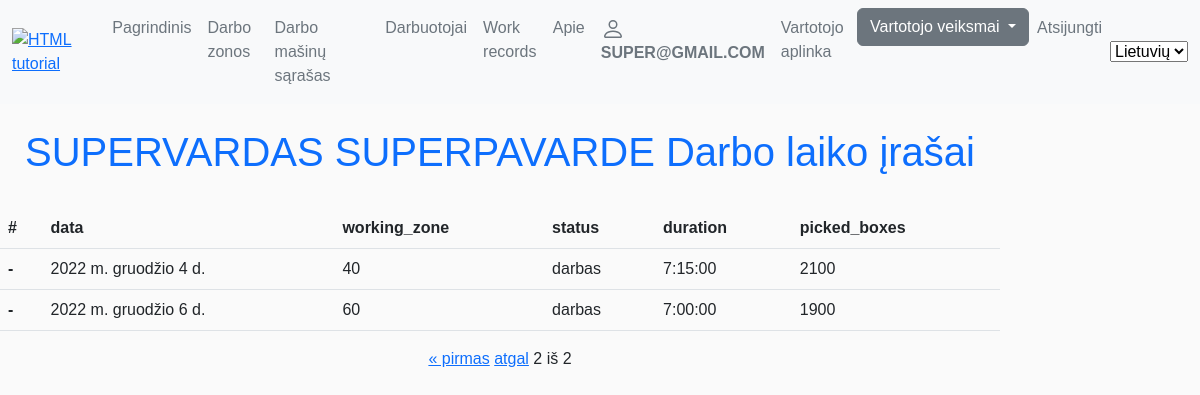
The app's page /lm/my_working_records/?page=2 (signed in) with its own data.
### lm/models.py (models this page shows, shortened)
class MyUser(AbstractBaseUser):
    email = models.EmailField(
        verbose_name='email address',
        max_length=255,
        unique=True,
    )
    date_of_birth = models.DateField(null=True, blank=True,)
    is_active = models.BooleanField(default=True)
    is_admin = models.BooleanField(default=False)
    objects = MyUserManager()
    USERNAME_FIELD = 'email'
    picker_code = models.CharField(_('Piker code'),help_text='rinkejo_kodas', max_length=3, unique=True)
    first_name = models.CharField(_('First name'),help_text='Vardas', max_length=80)
    last_name = models.CharField(_('Last name'),help_text='Pavardė', max_length=80)
    working_zone = models.ForeignKey('Darbo_zona_sandelyje',null=True, on_delete=models.SET_NULL)
    working_department_choices = (
        ('Vilniaus apsk', 'Vilniaus apsk'),
        ('Vilniaus regioninis sandėlys', 'Vilniaus regioninis sandėlys'),
        ('Kauno apsk', 'Kauno apsk'),
        ('Kauno regioninis sandėlys', 'Kauno regioninis sandėlys'),
        ('Klaipėdos apsk', 'Klaipėdos apsk'),
    )
    working_department = models.CharField(_('Working disctric or logistic warehouse'),max_length=80, choices=working_department_choices, default='Kauno regioninis sandėlys',
                                help_text='Kurioje (-iame) apskrityje/logistikos sandėlyje dirbate', blank=True)
    position_choices = (
        ('grupes vadovas','grupes vadovas'),
        ('grupes vadovo asistentas', 'grupes vadovo asistentas'),
        ('grupes vadovo asistentas', 'grupes vadovo asistentas'),
        ('prekiu komplektuotojas', 'prekiu komplektuotojas'))
    position = models.CharField(_('Working position'),max_length=80, choices=position_choices, default='prekiu komplektuotojas', help_text='Darbuotojo pareigos',blank=True)
    photo = models.ImageField(help_text='Darbuotojo foto arba avataras', upload_to='profile_pics', null=True, blank=True, default='default.png')
    working_since = models.DateField(_('Working since'),help_text='Darbo pradžia LIDL imoneje', null=True, blank=True)
    class Meta:
        ordering = ['last_name', 'first_name']
        verbose_name = _("Worker")
        verbose_name_plural = _("Workers")

class Darbo_laiko_irasai(models.Model):
    data = models.DateField(_('Date of working record'), help_text='kada dirbta', null=True, blank=True)
    working_zone = models.ForeignKey('Darbo_zona_sandelyje', max_length=80, null=True, on_delete=models.SET_NULL)
    darbuotojas = models.ForeignKey('MyUser',max_length=100, null=True, on_delete=models.SET_NULL)
    work_status = (
        ('darbas','darbas'),
        ('pertrauka','pertrauka'),
        ('pietu pertrauka','pietu pertrauka'))
    status = models.CharField(_('Type of working record'), help_text='Darbo grafiko laiko tipas', max_length=40, choices= work_status, default='darbas', blank=True)
    duration = models.CharField(_('Duration'), help_text='darbo iraso trukme', null=True, blank=True, default=dt.timedelta(hours=7), max_length=20)
    picked_boxes = models.IntegerField(_('Picked boxes per duration'), help_text='Surinkta deziu per irasa', null=True, blank=True,default='0')
    class Meta:
        ordering = ['data']
        verbose_name = _("Working record")
        verbose_name_plural = _("Working records")

class Darbo_zona_sandelyje (models.Model):
    zone_choices = (
        ('20','20 - HR'),
        ('40','40 - MOPRO'),
        ('41', '41 - Pienas'),
        ('60', '60 - TIKO'),
        ('61', '61 - BakeOff'),
        ('70', '70 - Fruits'),
        ('50', '50 - Mėsa'),
        ('90', '90 - NonFood')
        )
    zone_code = models.CharField(_('Working zone code'), max_length=80, choices=zone_choices, default='40', help_text='Darbo zona sandėlyje',
    blank=True, unique=True)
    zone_description=models.CharField(_('Description'), max_length=80, help_text='Zonos aprasymas pvz 60-Tiko')
    class Meta:
        ordering = ['zone_code']
        verbose_name = _("Working zone")
        verbose_name_plural = _("Working zones")
    def __str__(self):
        return f'{self.zone_code}'

### lm/views.py (the view)
# urls.py: path('my_working_records/', views.WorkersWorkingRecordsListView.as_view(), name='my_working_records'),
class WorkersWorkingRecordsListView(LoginRequiredMixin, generic.ListView):
    model = Darbo_laiko_irasai
    template_name = 'lm/worker_working_records.html'
    context_object_name = 'my_working_records'
    paginate_by = 2
    def get_queryset(self):
        return Darbo_laiko_irasai.objects.filter(darbuotojas=self.request.user).order_by('data')

### lm/templates/lm/worker_working_records.html (shortened to what this page needs)
{% extends 'base.html' %}
{% load i18n %}
{% load static %}
{% block content %}
<h1 class="p-4 text-primary d-flex justify-content-center">{{user.first_name.upper }} {{user.last_name.upper }} {% trans "Working records" %} </h1>
{% if my_working_records %}
<table class="table">
  <thead>
    <tr>
      <th scope="col">#</th>
      <th scope="col">data</th>
      <th scope="col">working_zone</th>
      <th scope="col">status</th>
      <th scope="col">duration</th>
      <th scope="col">picked_boxes</th>
    </tr>
  </thead>
   {% for record in my_working_records %}
  <tbody>
    <tr>
      <th scope="row">-</th>
      <td>{{record.data}}</td>
      <td>{{record.working_zone}}</td>
      <td>{{record.status}}</td>
      <td>{{record.duration}}</td>
      <td>{{record.picked_boxes}}</td>
    </tr>
  </tbody>
   {% endfor %}
</table>
<div class="pagination d-flex justify-content-center">
       <span class="step-links">
           {% if page_obj.has_previous %}
           <a href="?page=1">&laquo; pirmas</a>
           <a href="?page={{ page_obj.previous_page_number }}">atgal</a>
           {% endif %}
           <span class="current">
               {{page_obj.number}} iš {{page_obj.paginator.num_pages}}
           </span>
       </span>
   </div>
{% else %}
<p>Šiuo metu neradome Jūsų darbo įrašų.</p>
{% endif %}
{% endblock %}

### templates/base.html (shortened to what this page needs)
<!DOCTYPE html>
<html lang="en">
<head>
    <link href="https://cdn.jsdelivr.net/npm/bootstrap@5.2.2/dist/css/bootstrap.min.css" rel="stylesheet">
    {% load static %}
{% load i18n %}
    <link rel="stylesheet" href="{% static 'app.css' %}">
</head>
 <body>
<nav class="navbar navbar-expand-lg bg-light">
    <div class="container-fluid">
        <a href="{% url 'index' %}"><img src="/static/logo.png" alt="HTML tutorial" style="width: 15vh;height: auto;"></a>
        <div class="collapse navbar-collapse d-flex justify-content-end" id="navbarSupportedContent">
            <ul class="navbar-nav me-auto mb-2 mb-lg-0">
                <li>
                    <a class="nav-link text-secondary" href="{% url 'index' %}">{% trans "Home" %}</a>
                </li>
                <li class="nav-item">
                    <a class="nav-link text-secondary" aria-current="page" href="{% url 'working_zones' %}">{% trans "Working Zones" %}</a>
                </li>
                <li class="nav-item">
                    <a class="nav-link text-secondary" href="{% url 'working_machines_list' %}">{% trans "Working machines list" %}</a>
                </li>
                <li class="nav-item">
                    <a class="nav-link text-secondary" href="{% url 'workers' %}">{% trans "Workers" %}</a>
                </li>
                  <li class="nav-item">
                    <a class="nav-link text-secondary" href="{% url 'work_records' %}">{% trans "Work records" %}</a>
                </li>
                <li class="nav-item">
                    <a class="nav-link text-secondary" href="{% url 'about' %}">{% trans "About" %}</a>
                <li>
                {% if user.is_authenticated %}
                <li class="nav-item">
                    <a class="nav-link text-secondary" href="{% url 'profile' %}">
                         <strong>{{user.get_username.upper}}</strong></a></li>
                <li class="nav-item">
                    <a class="nav-link text-secondary" href="{% url 'dashboard' %}">{% trans "Dashboard" %}</a>
                </li>
   <li>
     <div class="dropdown">
         <button class="btn btn-secondary dropdown-toggle" type="button" id="dropdownMenuButton1" data-bs-toggle="dropdown" aria-expanded="false">
          {% trans "User actions" %}
         </button>
     </div>
   </li>
                <li class="nav-item">
                    <a class="nav-link text-secondary" href="{% url 'logout' %}?next=/ ">{% trans "Logout" %}</a>
                </li>
                {% endif %}
            </ul>
                {% load static %}
            <form action="{% url 'set_language' %}" method="post">
                <select name="language" onchange="this.form.submit()">
                    {% load static %}
                    {% get_current_language as LANGUAGE_CODE %}
                    {% get_available_languages as LANGUAGES %}
                    {% for lang in LANGUAGES %}
                    <option style="background-image: url({% static 'images/lt.png' %});" value="{{lang.0}}" {% if lang.0 == LANGUAGE_CODE %} selected="selected" {% endif %}>
                          {{lang.1}}
                    </option>
                    {% endfor %}
                </select>
            </form>
        </div>
    </div>
</nav>
    <div class="col-sm-10">
    {% block content %}
    {% endblock %}
    </div>
</body>
</html>

### static/app.css (style rules this page uses)
body { background-color:#fafafa }
body { font-family:Arial,"MS Trebuchet",sans-serif }

### records on screen
MyUser: get_username "SUPER@GMAIL.COM", first_name "SUPERVARDAS", last_name "SUPERPAVARDE"
Darbo_laiko_irasai: data "2022 m. gruodžio 4 d.", working_zone "40", status "darbas", duration "7:15:00", picked_boxes "2100"
Darbo_laiko_irasai: data "2022 m. gruodžio 6 d.", working_zone "60", status "darbas", duration "7:00:00", picked_boxes "1900"

### other values on screen
{{ page_obj.number }} "2"
{{ page_obj.paginator.num_pages }} "2"
